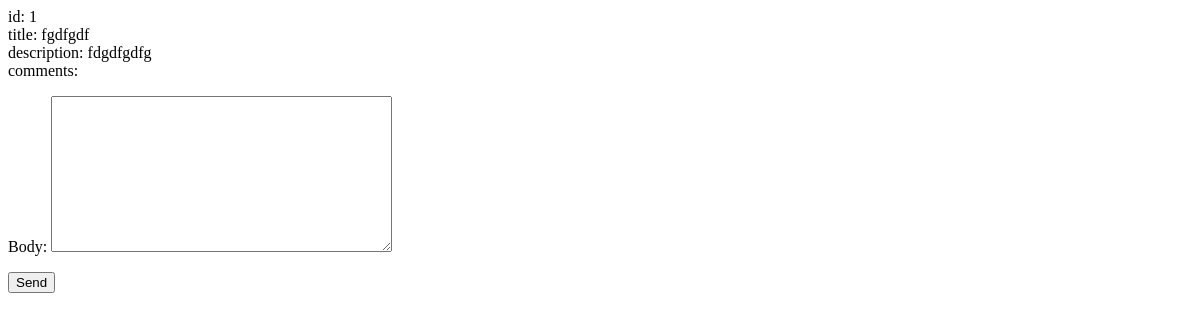
Page /ticket/1/ (signed in) on the earlier database version.
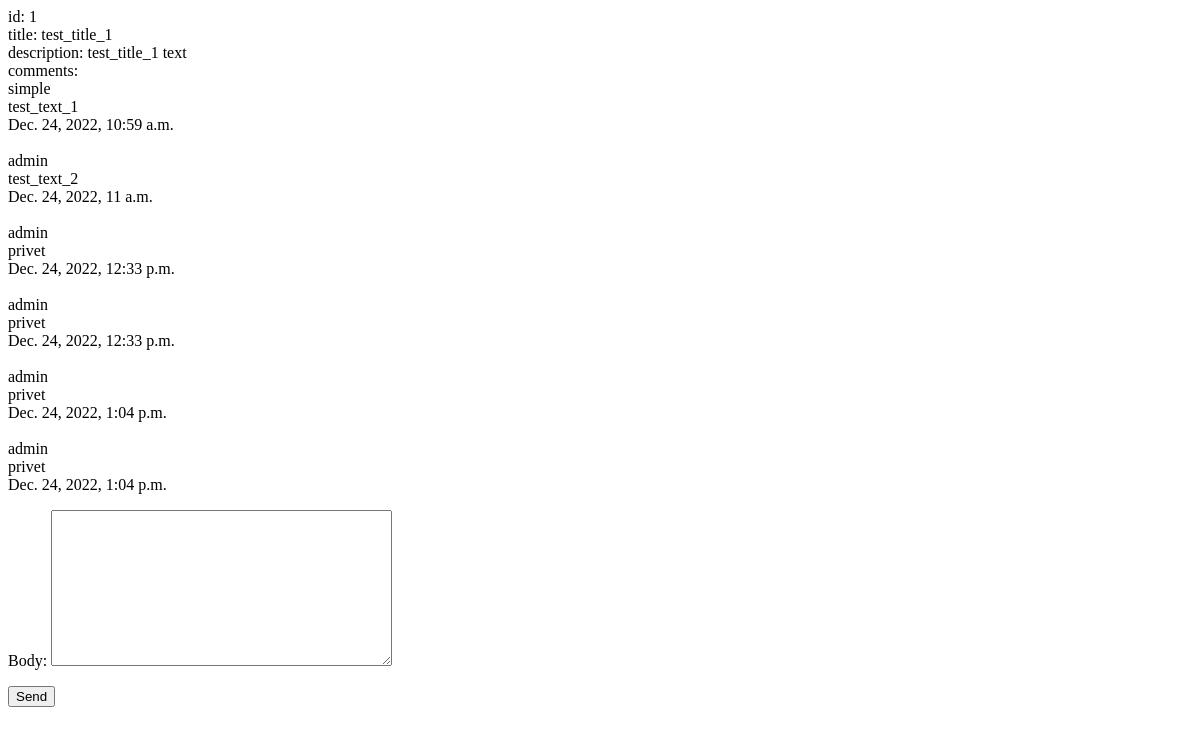
Same page on the later database version.
### helpdesk/models.py (models this page shows, shortened)
class Ticket(models.Model):
    HIGH_PRIORITY = 1
    MEDIUM_PRIORITY = 2
    LOW_PRIORITY = 3
    PRIORITY_CHOICES = [
        (HIGH_PRIORITY, 'High'),
        (MEDIUM_PRIORITY, 'Medium'),
        (LOW_PRIORITY, 'Low'),
    ]
    ACTIVE_STATUS = 1
    PROCESSED_STATUS = 2
    REJECTED_STATUS = 3
    RESTORED_STATUS = 4
    COMPLETED_STATUS = 5
    STATUS_CHOICES = [
        (ACTIVE_STATUS, 'Active'),
        (PROCESSED_STATUS, 'Processed'),
        (REJECTED_STATUS, 'Rejected'),
        (RESTORED_STATUS, 'Restored'),
        (COMPLETED_STATUS, 'Completed'),
    ]
    user = models.ForeignKey(CustomUser, related_name='tickets', on_delete=models.CASCADE)
    title = models.CharField(max_length=100)
    description = models.TextField()
    priority = models.PositiveSmallIntegerField(choices=PRIORITY_CHOICES, default=MEDIUM_PRIORITY)
    status = models.PositiveSmallIntegerField(choices=STATUS_CHOICES, default=ACTIVE_STATUS)
    created = models.DateTimeField(auto_now_add=True)
    class Meta:
        ordering = ['created']
        verbose_name = 'ticket'
        verbose_name_plural = 'tickets'

class Comment(models.Model):
    DISCUSSION_TOPIC = 1
    REJECT_TOPIC = 2
    RESTORE_TOPIC = 3
    TOPIC_CHOICES = [
        (DISCUSSION_TOPIC, 'Discussion'),
        (REJECT_TOPIC, 'Reject'),
        (RESTORE_TOPIC, 'Restore'),
    ]
    author = models.ForeignKey(CustomUser, related_name='comments', on_delete=models.CASCADE)
    ticket = models.ForeignKey(Ticket, related_name='comments', on_delete=models.CASCADE)
    topic = models.PositiveSmallIntegerField(choices=TOPIC_CHOICES, default=DISCUSSION_TOPIC)
    body = models.TextField()
    created = models.DateTimeField(auto_now_add=True)
    class Meta:
        ordering = ['ticket', 'created']
        verbose_name = 'comment'
        verbose_name_plural = 'comments'
    def __str__(self):
        return self.body

class CustomUser(AbstractUser):
    first_name = models.CharField('first name', max_length=150)
    last_name = models.CharField('last name', max_length=150)
    email = models.EmailField(unique=True)
    REQUIRED_FIELDS = ['first_name', 'last_name', 'email']

### helpdesk/views.py (the view)
# urls.py: path('ticket/<int:pk>/', TicketDetailView.as_view(), name='ticket_detail'),
class TicketDetailView(LoginRequiredMixin, DetailView):
    login_url = reverse_lazy('login')
    model = Ticket
    template_name = 'helpdesk/ticket_detail.html'
    extra_context = {'form': CommentCreateForm}

### helpdesk/templates/helpdesk/ticket_detail.html (shortened to what this page needs)
{% extends 'helpdesk/base.html' %}
{% block content %}
    id: {{ ticket.id }}
    <br>
    title: {{ ticket.title }}
    <br>
    description: {{ ticket.description }}
    <br>
    comments:
    {% for comment in ticket.comments.all%}
        <br>
        {{ comment.author }}
        <br>
        {{ comment }}
        <br>
        {{ comment.created }}
        <br>
    {% endfor %}
    {% if ticket.status == 1 %}
        <form action="{% url 'add_comment' ticket.id %}" method="post">
            {{ form.as_p }}
            <button type="submit" ><span>Send</span></button>
        </form>
    {% endif %}
{% endblock %}

### helpdesk/templates/helpdesk/base.html (shortened to what this page needs)
<!DOCTYPE html>
<html lang="en">
<head>
</head>
<body>
    <div class="main">
        {% block content %}
        {% endblock %}
    </div>
</body>
</html>

Differences in the rows shown:
changed Ticket id 1: title "fgdfgdf" → "test_title_1"; description "fdgdfgdfg" → "test_title_1 text"
added Comment: author "simple", body "test_text_1", created "Dec. 24, 2022, 10:59 a.m."
added Comment: author "admin", body "test_text_2", created "Dec. 24, 2022, 11 a.m."
added Comment: author "admin", body "privet", created "Dec. 24, 2022, 12:33 p.m."
added Comment: author "admin", body "privet", created "Dec. 24, 2022, 12:33 p.m."
added Comment: author "admin", body "privet", created "Dec. 24, 2022, 1:04 p.m."
added Comment: author "admin", body "privet", created "Dec. 24, 2022, 1:04 p.m."
